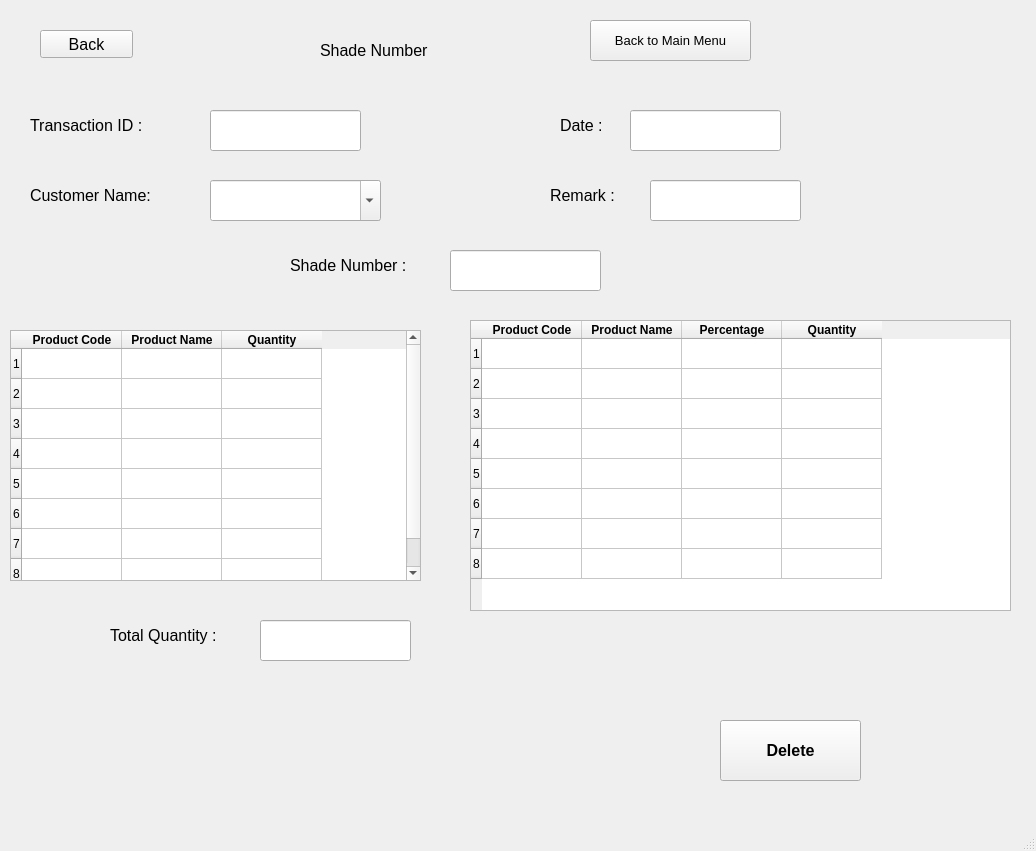
<?xml version="1.0" encoding="UTF-8"?>
<ui version="4.0">
 <class>MainWindow</class>
 <widget class="QMainWindow" name="MainWindow">
  <property name="geometry">
   <rect>
    <x>0</x>
    <y>0</y>
    <width>1036</width>
    <height>851</height>
   </rect>
  </property>
  <property name="windowTitle">
   <string>MainWindow</string>
  </property>
  <widget class="QWidget" name="centralwidget">
   <widget class="QLineEdit" name="shade_delete_remark">
    <property name="geometry">
     <rect>
      <x>650</x>
      <y>180</y>
      <width>151</width>
      <height>41</height>
     </rect>
    </property>
    <property name="font">
     <font>
      <pointsize>12</pointsize>
     </font>
    </property>
   </widget>
   <widget class="QLabel" name="label_5">
    <property name="geometry">
     <rect>
      <x>30</x>
      <y>100</y>
      <width>161</width>
      <height>51</height>
     </rect>
    </property>
    <property name="font">
     <font>
      <pointsize>12</pointsize>
     </font>
    </property>
    <property name="text">
     <string>Transaction ID : </string>
    </property>
   </widget>
   <widget class="QPushButton" name="pushButton">
    <property name="geometry">
     <rect>
      <x>590</x>
      <y>20</y>
      <width>161</width>
      <height>41</height>
     </rect>
    </property>
    <property name="font">
     <font>
      <pointsize>10</pointsize>
     </font>
    </property>
    <property name="text">
     <string>Back to Main Menu</string>
    </property>
   </widget>
   <widget class="QLineEdit" name="shade_delete_transaction_id">
    <property name="geometry">
     <rect>
      <x>210</x>
      <y>110</y>
      <width>151</width>
      <height>41</height>
     </rect>
    </property>
    <property name="font">
     <font>
      <pointsize>12</pointsize>
     </font>
    </property>
   </widget>
   <widget class="QLineEdit" name="shade_delete_date">
    <property name="geometry">
     <rect>
      <x>630</x>
      <y>110</y>
      <width>151</width>
      <height>41</height>
     </rect>
    </property>
    <property name="font">
     <font>
      <pointsize>12</pointsize>
     </font>
    </property>
   </widget>
   <widget class="QPushButton" name="back_view_rm">
    <property name="geometry">
     <rect>
      <x>40</x>
      <y>30</y>
      <width>93</width>
      <height>28</height>
     </rect>
    </property>
    <property name="font">
     <font>
      <pointsize>12</pointsize>
     </font>
    </property>
    <property name="text">
     <string>Back</string>
    </property>
   </widget>
   <widget class="QLabel" name="label_3">
    <property name="geometry">
     <rect>
      <x>320</x>
      <y>30</y>
      <width>151</width>
      <height>41</height>
     </rect>
    </property>
    <property name="font">
     <font>
      <pointsize>12</pointsize>
     </font>
    </property>
    <property name="text">
     <string>Shade Number</string>
    </property>
   </widget>
   <widget class="QLabel" name="label_4">
    <property name="geometry">
     <rect>
      <x>560</x>
      <y>100</y>
      <width>71</width>
      <height>51</height>
     </rect>
    </property>
    <property name="font">
     <font>
      <pointsize>12</pointsize>
     </font>
    </property>
    <property name="text">
     <string>Date :</string>
    </property>
   </widget>
   <widget class="QPushButton" name="shade_delete_confirm">
    <property name="geometry">
     <rect>
      <x>720</x>
      <y>720</y>
      <width>141</width>
      <height>61</height>
     </rect>
    </property>
    <property name="font">
     <font>
      <pointsize>12</pointsize>
      <weight>75</weight>
      <bold>true</bold>
     </font>
    </property>
    <property name="text">
     <string>Delete</string>
    </property>
   </widget>
   <widget class="QLabel" name="label_6">
    <property name="geometry">
     <rect>
      <x>30</x>
      <y>170</y>
      <width>161</width>
      <height>51</height>
     </rect>
    </property>
    <property name="font">
     <font>
      <pointsize>12</pointsize>
     </font>
    </property>
    <property name="text">
     <string>Customer Name:</string>
    </property>
   </widget>
   <widget class="QComboBox" name="shade_delete_customer">
    <property name="geometry">
     <rect>
      <x>210</x>
      <y>180</y>
      <width>171</width>
      <height>41</height>
     </rect>
    </property>
    <property name="font">
     <font>
      <pointsize>12</pointsize>
     </font>
    </property>
    <property name="editable">
     <bool>true</bool>
    </property>
    <item>
     <property name="text">
      <string/>
     </property>
    </item>
    <item>
     <property name="text">
      <string>Rajesh</string>
     </property>
    </item>
    <item>
     <property name="text">
      <string>Nishit</string>
     </property>
    </item>
    <item>
     <property name="text">
      <string>Nilay</string>
     </property>
    </item>
    <item>
     <property name="text">
      <string>Parth</string>
     </property>
    </item>
   </widget>
   <widget class="QLabel" name="label_7">
    <property name="geometry">
     <rect>
      <x>550</x>
      <y>170</y>
      <width>101</width>
      <height>51</height>
     </rect>
    </property>
    <property name="font">
     <font>
      <pointsize>12</pointsize>
     </font>
    </property>
    <property name="text">
     <string>Remark :</string>
    </property>
   </widget>
   <widget class="QLabel" name="label_8">
    <property name="geometry">
     <rect>
      <x>290</x>
      <y>240</y>
      <width>161</width>
      <height>51</height>
     </rect>
    </property>
    <property name="font">
     <font>
      <pointsize>12</pointsize>
     </font>
    </property>
    <property name="text">
     <string>Shade Number :</string>
    </property>
   </widget>
   <widget class="QLineEdit" name="shade_add_total">
    <property name="geometry">
     <rect>
      <x>260</x>
      <y>620</y>
      <width>151</width>
      <height>41</height>
     </rect>
    </property>
    <property name="font">
     <font>
      <pointsize>12</pointsize>
     </font>
    </property>
   </widget>
   <widget class="QTableWidget" name="shade_addtable">
    <property name="geometry">
     <rect>
      <x>10</x>
      <y>330</y>
      <width>411</width>
      <height>251</height>
     </rect>
    </property>
    <property name="rowCount">
     <number>8</number>
    </property>
    <property name="columnCount">
     <number>3</number>
    </property>
    <row/>
    <row/>
    <row/>
    <row/>
    <row/>
    <row/>
    <row/>
    <row/>
    <column>
     <property name="text">
      <string>Product Code</string>
     </property>
     <property name="font">
      <font>
       <weight>75</weight>
       <bold>true</bold>
      </font>
     </property>
    </column>
    <column>
     <property name="text">
      <string>Product Name</string>
     </property>
     <property name="font">
      <font>
       <weight>75</weight>
       <bold>true</bold>
      </font>
     </property>
    </column>
    <column>
     <property name="text">
      <string>Quantity</string>
     </property>
     <property name="font">
      <font>
       <weight>75</weight>
       <bold>true</bold>
      </font>
     </property>
    </column>
    <item row="0" column="1">
     <property name="text">
      <string/>
     </property>
     <property name="flags">
      <set>ItemIsSelectable|ItemIsDragEnabled|ItemIsEnabled</set>
     </property>
    </item>
    <item row="1" column="1">
     <property name="text">
      <string/>
     </property>
     <property name="flags">
      <set>ItemIsSelectable|ItemIsDragEnabled|ItemIsEnabled</set>
     </property>
    </item>
    <item row="2" column="1">
     <property name="text">
      <string/>
     </property>
     <property name="flags">
      <set>ItemIsSelectable|ItemIsDragEnabled|ItemIsEnabled</set>
     </property>
    </item>
    <item row="3" column="1">
     <property name="text">
      <string/>
     </property>
     <property name="flags">
      <set>ItemIsSelectable|ItemIsDragEnabled|ItemIsEnabled</set>
     </property>
    </item>
    <item row="4" column="1">
     <property name="text">
      <string/>
     </property>
     <property name="flags">
      <set>ItemIsSelectable|ItemIsDragEnabled|ItemIsEnabled</set>
     </property>
    </item>
    <item row="5" column="1">
     <property name="text">
      <string/>
     </property>
     <property name="flags">
      <set>ItemIsSelectable|ItemIsDragEnabled|ItemIsEnabled</set>
     </property>
    </item>
    <item row="6" column="1">
     <property name="text">
      <string/>
     </property>
     <property name="flags">
      <set>ItemIsSelectable|ItemIsDragEnabled|ItemIsEnabled</set>
     </property>
    </item>
    <item row="7" column="1">
     <property name="text">
      <string/>
     </property>
     <property name="flags">
      <set>ItemIsSelectable|ItemIsDragEnabled|ItemIsEnabled</set>
     </property>
    </item>
   </widget>
   <widget class="QLineEdit" name="shade_number_delete">
    <property name="geometry">
     <rect>
      <x>450</x>
      <y>250</y>
      <width>151</width>
      <height>41</height>
     </rect>
    </property>
    <property name="font">
     <font>
      <pointsize>12</pointsize>
     </font>
    </property>
   </widget>
   <widget class="QTableWidget" name="shade_colortable">
    <property name="geometry">
     <rect>
      <x>470</x>
      <y>320</y>
      <width>541</width>
      <height>291</height>
     </rect>
    </property>
    <property name="rowCount">
     <number>8</number>
    </property>
    <property name="columnCount">
     <number>4</number>
    </property>
    <row/>
    <row/>
    <row/>
    <row/>
    <row/>
    <row/>
    <row/>
    <row/>
    <column>
     <property name="text">
      <string>Product Code</string>
     </property>
     <property name="font">
      <font>
       <weight>75</weight>
       <bold>true</bold>
      </font>
     </property>
    </column>
    <column>
     <property name="text">
      <string>Product Name</string>
     </property>
     <property name="font">
      <font>
       <weight>75</weight>
       <bold>true</bold>
      </font>
     </property>
    </column>
    <column>
     <property name="text">
      <string>Percentage</string>
     </property>
     <property name="font">
      <font>
       <weight>75</weight>
       <bold>true</bold>
      </font>
     </property>
    </column>
    <column>
     <property name="text">
      <string>Quantity</string>
     </property>
     <property name="font">
      <font>
       <weight>75</weight>
       <bold>true</bold>
      </font>
     </property>
    </column>
    <item row="0" column="1">
     <property name="text">
      <string/>
     </property>
     <property name="flags">
      <set>ItemIsSelectable|ItemIsDragEnabled|ItemIsEnabled</set>
     </property>
    </item>
    <item row="1" column="1">
     <property name="text">
      <string/>
     </property>
     <property name="flags">
      <set>ItemIsSelectable|ItemIsDragEnabled|ItemIsEnabled</set>
     </property>
    </item>
    <item row="2" column="1">
     <property name="text">
      <string/>
     </property>
     <property name="flags">
      <set>ItemIsSelectable|ItemIsDragEnabled|ItemIsEnabled</set>
     </property>
    </item>
    <item row="3" column="1">
     <property name="text">
      <string/>
     </property>
     <property name="flags">
      <set>ItemIsSelectable|ItemIsDragEnabled|ItemIsEnabled</set>
     </property>
    </item>
    <item row="4" column="1">
     <property name="text">
      <string/>
     </property>
     <property name="flags">
      <set>ItemIsSelectable|ItemIsDragEnabled|ItemIsEnabled</set>
     </property>
    </item>
    <item row="5" column="1">
     <property name="text">
      <string/>
     </property>
     <property name="flags">
      <set>ItemIsSelectable|ItemIsDragEnabled|ItemIsEnabled</set>
     </property>
    </item>
    <item row="6" column="1">
     <property name="text">
      <string/>
     </property>
     <property name="flags">
      <set>ItemIsSelectable|ItemIsDragEnabled|ItemIsEnabled</set>
     </property>
    </item>
    <item row="7" column="1">
     <property name="text">
      <string/>
     </property>
     <property name="flags">
      <set>ItemIsSelectable|ItemIsDragEnabled|ItemIsEnabled</set>
     </property>
    </item>
   </widget>
   <widget class="QLabel" name="label_9">
    <property name="geometry">
     <rect>
      <x>110</x>
      <y>610</y>
      <width>161</width>
      <height>51</height>
     </rect>
    </property>
    <property name="font">
     <font>
      <pointsize>12</pointsize>
     </font>
    </property>
    <property name="text">
     <string>Total Quantity :</string>
    </property>
   </widget>
  </widget>
  <widget class="QStatusBar" name="statusbar"/>
 </widget>
 <resources/>
 <connections/>
</ui>
